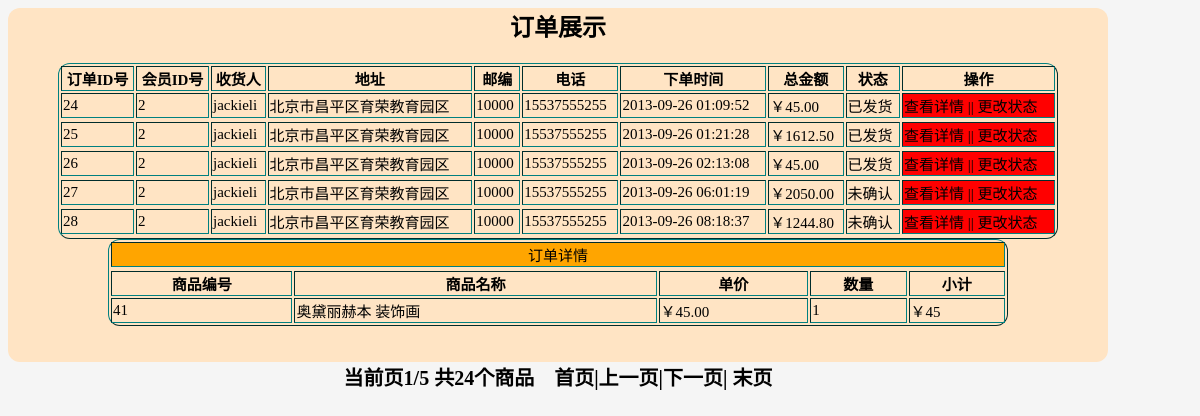
The page /admin/orders/index.php?k=24 on the database its author committed.
### tables this page shows
CREATE TABLE `orders` (
  `id` int(11) NOT NULL auto_increment,
  `uid` int(11) default NULL,
  `linkman` varchar(32) default NULL,
  `address` varchar(255) default NULL,
  `code` char(6) default NULL,
  `phone` varchar(16) default NULL,
  `addtime` int(11) default NULL,
  `total` double(8,2) default NULL,
  `status` tinyint(4) default NULL,
  PRIMARY KEY  (`id`)
);

CREATE TABLE `detail` (
  `id` int(11) NOT NULL auto_increment,
  `orderid` int(11) default NULL,
  `goodsid` int(11) default NULL,
  `name` varchar(32) default NULL,
  `price` double(6,2) default NULL,
  `num` int(11) default NULL,
  PRIMARY KEY  (`id`)
);

### admin/orders/index.php (the view, shortened to what this page needs)
<html>
	<head>
	</head>
	<body bgcolor='whitesmoke'>
		<div class='content'>
		<center>
		<h2><font face='隶书' >订单展示</font></h2>
		<table width='1000' border='1'>
			<tr>
				<th>订单ID号</th>
				<th>会员ID号</th>
				<th>收货人</th>
				<th>地址</th>
				<th>邮编</th>
				<th>电话</th>
				<th>下单时间</th>
				<th>总金额</th>
				<th>状态</th>
				<th>操作</th>
			</tr>
				<?php
					$link=@mysql_connect(HOST,USER,PASS) or die("数据库连接失败！原因是：".mysql_error());
			$page=isset($_GET['p'])?$_GET['p']:1;
			$pagesize=5;
			$sql="select count(*) from orders";
			$result=mysql_query($sql,$link);
			$maxrows=@mysql_result($result,0,0);
			$maxpage=ceil($maxrows/$pagesize);
			$limit=" limit ".($page-1)*$pagesize.",".$pagesize;
					$sql="select * from orders".$limit;
					$result=mysql_query($sql,$link);
						$a=array(0=>'未确认',1=>'已发货');
					if($result&&mysql_num_rows($result)>0){
						while($row=mysql_fetch_assoc($result)){
						echo "<tr>";
						echo "<td>{$row['id']}</td>";
						echo "<td>{$row['uid']}</td>";
						echo "<td>{$row['linkman']}</td>";
						echo "<td>{$row['address']}</td>";
						echo "<td>{$row['code']}</td>";
						echo "<td>{$row['phone']}</td>";
						echo "<td>".date('Y-m-d H:i:s',$row['addtime'])."</td>";
						echo "<td>￥{$row['total']}</td>";
						echo "<td>{$a[$row['status']]}</td>";
						echo "<td style='background-color:red'>
						<a href='index.php?k={$row['id']}'>查看详情</a> || <a href='edit.php?p={$row['id']}'>更改状态</a></td>";
						echo "<tr>";
						}
					}
				?>
		</table>
			<table width='900' border='1'>
			 <tr><td colspan='5' style='background-color:orange;' align='center'>订单详情</td><tr>
			<tr>
				<th>商品编号</th>
				<th>商品名称</th>
				<th>单价</th>
				<th>数量</th>
				<th>小计</th>
			</tr>
				<?php
					$k=$_GET['k'];
					$sql="select * from detail where orderid={$k}";
					$result=mysql_query($sql,$link);
					if($result&&mysql_num_rows($result)>0){
					while($row=mysql_fetch_assoc($result)){
					echo "<tr>";
					echo "<td>{$row['goodsid']}</td>";
					echo "<td>{$row['name']}</td>";
					echo "<td>￥{$row['price']}</td>";
					echo "<td>{$row['num']}</td>";
					echo "<td>￥".($row['price']*$row['num'])."</td>";
					echo "</tr>";
					}}
				?>
			</table>
			<br><br>
			<?php
		echo "<div class='fenye'>";
		echo "当前页{$page}/{$maxpage}  共{$maxrows}个商品";
		echo "<a href='index.php?p=1'>首页|</a>";
		echo "<a href='index.php?p=".($page-1)."'>上一页|</a>";
		echo "<a href='index.php?p=".($page+1)."'>下一页|</a>";
		echo " <a href='index.php?p={$maxpage}'>末页</a> ";
		echo "</div>";
			?>
		</center>
		</div>
	</body>
</html>

### admin/orders/index.php (style rules this page uses)
body { z-index:0; }
a { text-decoration:none;color:black; }
table { border-color:teal;font-family:'微软雅黑';font-weight:1px; font-size:15px;color:black;border-radius:12px 12px 12px 12px;z-index:2; }
tr { background-color:;margin:20px; }
.content { width:1100px;height:auto;background-color:bisque;border-radius:12px 12px 12px 12px;z-index:2 }
.fenye { width:100%;height:50px;font-size:20px;font-weight:bolder;text-align:center;float:left;z-index:2; }
.fenye a { font-size:20px;font-weight:bolder; }

### rows shown on the page
orders: id "24", uid "2", linkman "jackieli", address "北京市昌平区育荣教育园区", code "10000", phone "15537555255", addtime "2013-09-26 01:09:52", total "45.00", status "已发货"
orders: id "25", uid "2", linkman "jackieli", address "北京市昌平区育荣教育园区", code "10000", phone "15537555255", addtime "2013-09-26 01:21:28", total "1612.50", status "已发货"
orders: id "26", uid "2", linkman "jackieli", address "北京市昌平区育荣教育园区", code "10000", phone "15537555255", addtime "2013-09-26 02:13:08", total "45.00", status "已发货"
orders: id "27", uid "2", linkman "jackieli", address "北京市昌平区育荣教育园区", code "10000", phone "15537555255", addtime "2013-09-26 06:01:19", total "2050.00", status "未确认"
orders: id "28", uid "2", linkman "jackieli", address "北京市昌平区育荣教育园区", code "10000", phone "15537555255", addtime "2013-09-26 08:18:37", total "1244.80", status "未确认"
detail: goodsid "41", name "奥黛丽赫本 装饰画", price "45.00", num "1", $row['price']*$row['num'] "45"

### other values the page prints
$page "1"
$maxpage "5"
$maxrows "24"
